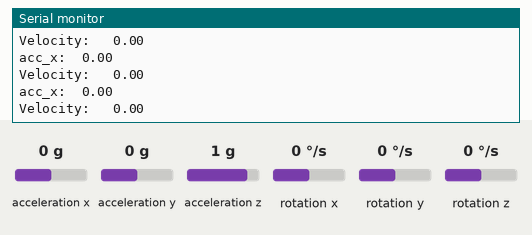
Bench run of a sketch on a simulated Arduino Nano, built with avr-gcc and run on an emulated ATmega328P. On the bench: the last lines printed to the serial monitor. Wiring (inferred from the names in the program): MPU-6050 motion sensor at I2C address 0x68. The test bench sets the inputs (shaded band); at power-on: acceleration x 0 g, acceleration y 0 g, acceleration z 1 g, rotation x 0 °/s, rotation y 0 °/s, rotation z 0 °/s.

Above: at 1.2 s.
1.3 s: acceleration x set to -1.4 g
At 1.9 s:
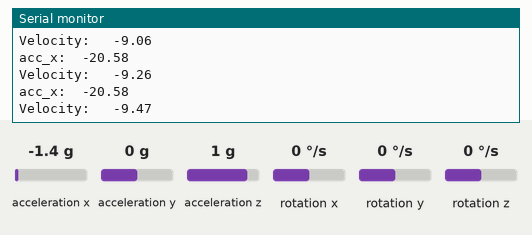
2.8 s: acceleration x set to -0.8 g
At 3.4 s:
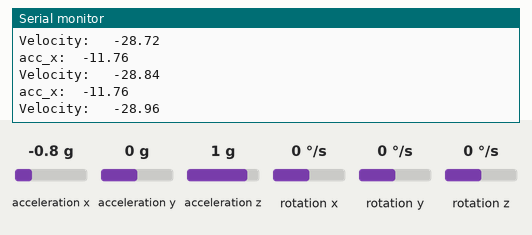
Timing chart, 0 to 5.8 s (numbered marks = the images above; inputs shaded):
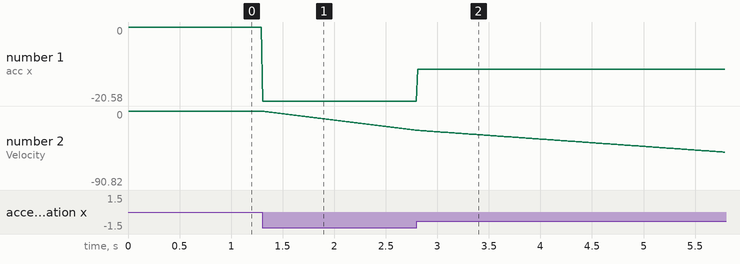

Measured:
- after the input at 1.3 s, the serial monitor: prints a new line at once (image 1)
- plotted number 1: 0 → -20.58 after the input at 1.3 s
- plotted number 2: 0 → -23.67 after the input at 1.3 s

The sketch:

mabiao.ino
```cpp
/*
Name:       MPU6050_TestDemo.ino
Created:  2020/3/18 星期三 20:17:09
Author:     SilenceJerui
*/
/*    接线方式：
//MPU6050--UNO
//VCC--5V
//GND--GND
//SCL--A5
//SDA--A4
//AD0-- （AD0引脚为地址选择引脚，悬空或者接GND，硬件地址为0x68，接VCC/高电平硬件地址为0x69）
//INT-- （中断引脚，如果用到可以接中端口，此处不接）
*/
#include <Wire.h>
// Define User Types below here or use a .h file
//
#define ACCEL_CONFIG 1
#define GYRO_CONFIG 1
#define G 9.8
float val_seven[7];
float velocity = 0.0; // 当前速度
float p_zero_a_x = 0.0;
// Define Function Prototypes that use User Types below here or use a .h file
//
// Define Functions below here or use other.ino or cpp files
//向0x6B写入一个字节的数据0，启动器件
void MPU_START(void)
{
   Wire.beginTransmission(0x68); //开启MPU6050的传输
   Wire.write(0x6B); //指定寄存器地址
   Wire.write(0); //写入一个字节的数
   Wire.endTransmission(true); //结束传输，true表示释放总线
}
//配置角速度倍率
void GYRO_CONFIG_SET(int f)
{
   Wire.beginTransmission(0x68); //开启MPU-6050的传
   Wire.write(0x1B); //角速度倍率寄存器的地址
   Wire.requestFrom(0x68, 1, true); //先读出原配置
   unsigned char acc_conf = Wire.read();
   acc_conf = ((acc_conf & 0xE7) | (f << 3));
   Wire.write(acc_conf);
   Wire.endTransmission(true); //结束传输，true表示释放总线
}
//配置加速度倍率
void ACCEL_CONFIG_SET(int f)
{
   Wire.beginTransmission(0x68); //开启MPU-6050的传输
   Wire.write(0x1C); //加速度倍率寄存器的地址
   Wire.requestFrom(0x68, 1, true); //先读出原配置
   unsigned char acc_conf = Wire.read();
   acc_conf = ((acc_conf & 0xE7) | (f << 3));
   Wire.write(acc_conf);
   Wire.endTransmission(true); //结束传输，true表示释放总线
}
//获取MPU数据
void Get_Value(void)
{
   //获取各个轴分量数据
   Wire.beginTransmission(0x68); //开启MPU-6050的传输
   Wire.write(0x3B);
   Wire.requestFrom(0x68, 7 * 2, true);
   Wire.endTransmission(true);
   for (long i = 0; i < 7; ++i)
   {
      val_seven[i] = Wire.read() << 8 | Wire.read();
   }
   //数据换算
   val_seven[0] = (float)(val_seven[0] / 32768 * (2 ^ ACCEL_CONFIG) *
G);//acc_x
   val_seven[1] = (float)(val_seven[1] / 32768 * (2 ^ ACCEL_CONFIG) * G);//acc_y
   val_seven[2] = (float)(val_seven[2] / 32768 * (2 ^ ACCEL_CONFIG) *
G);//acc_z
   val_seven[3] = (float)(val_seven[3] / 340 + 36.53);//acc_z
   val_seven[4] = (float)(val_seven[4] / 32768 * (2 ^ GYRO_CONFIG) *
250);//gyr_x
   val_seven[5] = (float)(val_seven[5] / 32768 * (2 ^ GYRO_CONFIG) *
250);//gyr_y
   val_seven[6] = (float)(val_seven[6] / 32768 * (2 ^ GYRO_CONFIG) *
250);//gyr_z
}
// The setup() function runs once each time the micro-controller starts
void setup()
{
   Serial.begin(115200);
   Wire.begin();//以主机模式开启总线
   MPU_START();//启动MPU6050
   GYRO_CONFIG_SET(0);//配置器件角速度倍率
   ACCEL_CONFIG_SET(0);//配置器件加速度倍率

   Get_Value();
   p_zero_a_x = val_seven[0];
}
// Add the main program code into the continuous loop() function
void loop()
{
   Get_Value();
   Serial.print("acc_x:");
   Serial.print('\t');
   Serial.println(val_seven[0] - p_zero_a_x*2);
  //  Serial.print("acc_y:");
  //  Serial.print('\t');
  //  Serial.println(val_seven[1]);
  //  Serial.print("acc_z:");
  //  Serial.print('\t');
  //  Serial.println(val_seven[2]);
  //  Serial.print("gyr_x:");
  //  Serial.print('\t');
  //  Serial.println(val_seven[4]);
  //  Serial.print("gyr_y:");
  //  Serial.print('\t');
  //  Serial.println(val_seven[5]);
  //  Serial.print("gyr_z:");
  //  Serial.print('\t');
  //  Serial.println(val_seven[6]);
  //  Serial.print("TEMP:");
  //  Serial.print('\t');
  //  Serial.println(val_seven[3]);
  //  delay(500);
    // 计算速度
  velocity += (val_seven[0] - p_zero_a_x*2) * 0.01; // 假设采样时间间隔为0.01秒

  // 打印当前速度
  Serial.print("Velocity: ");
  Serial.print('\t');
  Serial.println(velocity);

  delay(10);
}
```
